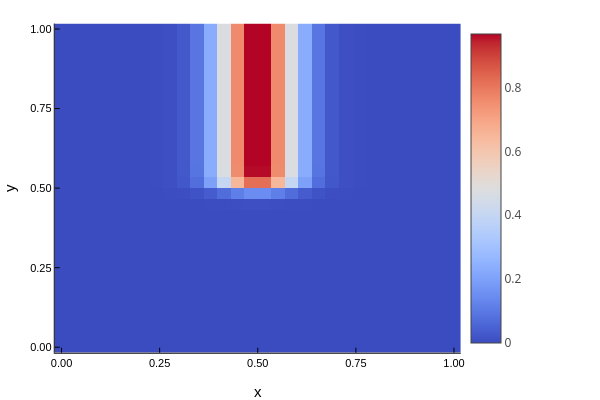

Notebook code for this chart:
### Code cell
d0 = zeros(p.Nx, p.Ny)
for j in 1:p.Ny
    for i in 1:p.Nx
        d0[i,j] = g0[i]*f0[j]
    end
end

heatmap(x,y, d0',
xlabel="x",
ylabel="y",
color=:coolwarm
)

### Figure 1 — Plotly figure (JSON) as saved in the notebook; plotly's stock layout.template omitted (floating-point values rounded to 4 significant figures; data arrays with more than 128 entries replaced by an {"elided": "..."} marker saying what was removed)
{"data": [{"colorbar": {"len": 0.9143, "title": "", "x": 0.7679, "y": 0.533}, "colorscale": {"elided": "100x2 mixed values"}, "name": "y1", "showlegend": false, "showscale": true, "type": "heatmap", "x": [-0.01724, 0.01724, 0.05172, 0.08621, 0.1207, 0.1552, 0.1897, 0.2241, 0.2586, 0.2931, 0.3276, 0.3621, 0.3966, 0.431, 0.4655, 0.5, 0.5345, 0.569, 0.6034, 0.6379, 0.6724, 0.7069, 0.7414, 0.7759, 0.8103, 0.8448, 0.8793, 0.9138, 0.9483, 0.9828, 1.017], "xaxis": "x", "y": [-0.01724, 0.01724, 0.05172, 0.08621, 0.1207, 0.1552, 0.1897, 0.2241, 0.2586, 0.2931, 0.3276, 0.3621, 0.3966, 0.431, 0.4655, 0.5, 0.5345, 0.569, 0.6034, 0.6379, 0.6724, 0.7069, 0.7414, 0.7759, 0.8103, 0.8448, 0.8793, 0.9138, 0.9483, 0.9828, 1.017], "yaxis": "y", "z": {"elided": "30x30 float values"}, "zmax": 0.9707, "zmin": 0}], "layout": {"annotations": [], "height": 400, "legend": {"bgcolor": "rgba(255, 255, 255, 1.000)", "bordercolor": "rgba(0, 0, 0, 1.000)", "borderwidth": 1, "font": {"color": "rgba(0, 0, 0, 1.000)", "family": "sans-serif", "size": 11}, "title": {"font": {"color": "rgba(0, 0, 0, 1.000)", "family": "sans-serif", "size": 15}, "text": ""}, "tracegroupgap": 0, "traceorder": "normal", "x": 1, "xanchor": "auto", "y": 1, "yanchor": "auto"}, "margin": {"b": 20, "l": 0, "r": 0, "t": 20}, "paper_bgcolor": "rgba(255, 255, 255, 1.000)", "plot_bgcolor": "rgba(255, 255, 255, 1.000)", "showlegend": true, "width": 600, "xaxis": {"anchor": "y", "domain": [0.09128, 0.7679], "gridcolor": "rgba(0, 0, 0, 0.100)", "gridwidth": 0.5, "linecolor": "rgba(0, 0, 0, 1.000)", "mirror": false, "range": [-0.01724, 1.017], "showgrid": true, "showline": true, "showticklabels": true, "tickangle": 0, "tickcolor": "rgb(0, 0, 0)", "tickfont": {"color": "rgba(0, 0, 0, 1.000)", "family": "sans-serif", "size": 11}, "tickmode": "array", "ticks": "inside", "ticktext": ["0.00", "0.25", "0.50", "0.75", "1.00"], "tickvals": [0, 0.25, 0.5, 0.75, 1], "title": "x", "titlefont": {"color": "rgba(0, 0, 0, 1.000)", "family": "sans-serif", "size": 15}, "type": "-", "visible": true, "zeroline": false, "zerolinecolor": "rgba(0, 0, 0, 1.000)"}, "yaxis": {"anchor": "x", "domain": [0.07581, 0.9902], "gridcolor": "rgba(0, 0, 0, 0.100)", "gridwidth": 0.5, "linecolor": "rgba(0, 0, 0, 1.000)", "mirror": false, "range": [-0.01724, 1.017], "showgrid": true, "showline": true, "showticklabels": true, "tickangle": 0, "tickcolor": "rgb(0, 0, 0)", "tickfont": {"color": "rgba(0, 0, 0, 1.000)", "family": "sans-serif", "size": 11}, "tickmode": "array", "ticks": "inside", "ticktext": ["0.00", "0.25", "0.50", "0.75", "1.00"], "tickvals": [0, 0.25, 0.5, 0.75, 1], "title": "y", "titlefont": {"color": "rgba(0, 0, 0, 1.000)", "family": "sans-serif", "size": 15}, "type": "-", "visible": true, "zeroline": false, "zerolinecolor": "rgba(0, 0, 0, 1.000)"}}}
